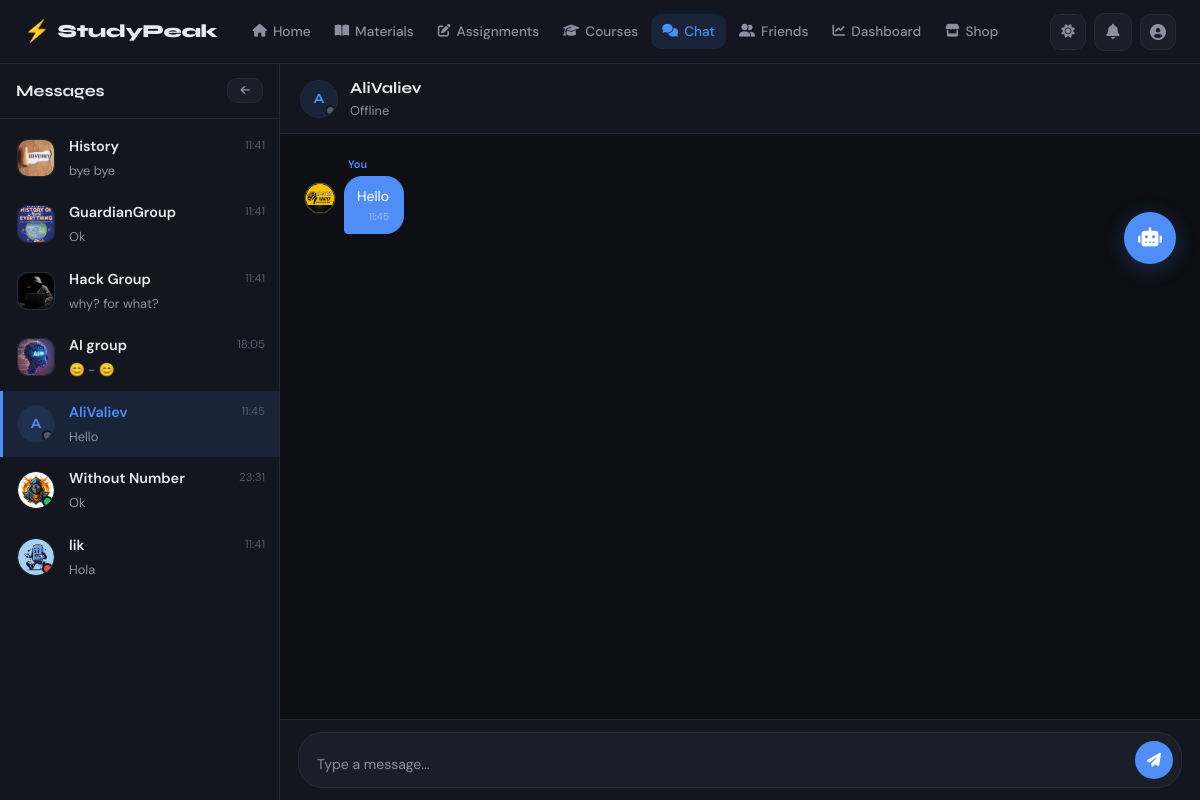
Page /chat/conversations/5/ (signed in) on the committed database.
### chat/models.py (models this page shows, shortened)
class Group(models.Model):
    name = models.CharField(max_length=100)
    description = models.TextField(null=True, blank=True)
    avatar = models.ImageField(upload_to='group_avatars/', null=True, blank=True)
    owner = models.ForeignKey(UserModel, on_delete=models.CASCADE, related_name='owned_groups')
    members = models.ManyToManyField(UserModel, through='GroupMember', related_name='chat_groups')
    is_study_group = models.BooleanField(default=False)
    created_at = models.DateTimeField(auto_now_add=True)

class Message(models.Model):
    conversation = models.ForeignKey(Conversation, on_delete=models.CASCADE, null=True, blank=True, related_name='messages')
    group = models.ForeignKey(Group, on_delete=models.CASCADE, null=True, blank=True, related_name='messages')
    sender = models.ForeignKey(UserModel, on_delete=models.CASCADE, related_name='messages')
    content = models.TextField()
    is_pinned = models.BooleanField(default=False)
    is_deleted = models.BooleanField(default=False)
    deleted_at = models.DateTimeField(null=True, blank=True)
    created_at = models.DateTimeField(auto_now_add=True)

class Conversation(models.Model):
    participants = models.ManyToManyField(UserModel, related_name='conversations')
    created_at = models.DateTimeField(auto_now_add=True)

### accounts/models.py (models this page shows, shortened)
class UserModel(AbstractUser):
    STUDENT = 'student'
    TEACHER = 'teacher'
    ADMIN = 'admin'
    ROLE_CHOICES = [
        (STUDENT, 'Student'),
        (TEACHER, 'Teacher'),
        (ADMIN, 'Admin'),
    ]
    email = models.EmailField(unique=True)
    role = models.CharField(max_length=10, choices=ROLE_CHOICES, default=STUDENT)
    is_verified = models.BooleanField(default=False)
    otp_code = models.CharField(max_length=6, null=True, blank=True)
    otp_created_at = models.DateTimeField(null=True, blank=True)
    reset_token = models.CharField(max_length=100, null=True, blank=True)
    deleted_at = models.DateTimeField(null=True, blank=True)
    REQUIRED_FIELDS = ['email', 'role']

class Profile(models.Model):
    ACTIVE = 'active'
    BUSY = 'busy'
    AWAY = 'away'
    OFFLINE = 'offline'
    STATUS_CHOICES = [
        (ACTIVE, 'Active'),
        (BUSY, 'Busy'),
        (AWAY, 'Away'),
        (OFFLINE, 'Offline'),
    ]
    user = models.OneToOneField(UserModel, on_delete=models.CASCADE, related_name='profile')
    avatar = models.ImageField(upload_to='avatars/', null=True, blank=True)
    bio = models.TextField(null=True, blank=True)
    status = models.CharField(max_length=10, choices=STATUS_CHOICES, default=OFFLINE)
    phone = models.CharField(max_length=20, null=True, blank=True)
    coins = models.PositiveIntegerField(default=0)
    post_text = models.TextField(null=True, blank=True)
    created_at = models.DateTimeField(auto_now_add=True)
    updated_at = models.DateTimeField(auto_now=True)

### chat/views.py (the view, shortened to what this page needs)
# urls.py: path('conversations/<int:conversation_id>/', ConversationDetailView.as_view(), name='conversation_detail'),
class ConversationDetailView(SessionLoginRequiredMixin, View):
    def get(self, request, conversation_id):
        user = get_current_user(request)
        conversation = get_object_or_404(Conversation, id=conversation_id, participants=user)
        other_user = conversation.participants.exclude(id=user.id).first()
        messages_qs = conversation.messages.filter(is_deleted=False).order_by('created_at')
        sidebar_groups, sidebar_convs = get_chat_sidebar(user)
        friendship = None
        is_friend = False
        if other_user:
            friendship = Friendship.objects.filter(
                sender=user, receiver=other_user, status=Friendship.ACCEPTED
            ).first() or Friendship.objects.filter(
                sender=other_user, receiver=user, status=Friendship.ACCEPTED
            ).first()
            is_friend = bool(friendship)
        return render(request, 'chat/conversation_detail.html', {
            'conversation': conversation,
            'messages': messages_qs,
            'other_user': other_user,
            'is_friend': is_friend,
            'friendship': friendship,
            'sidebar_groups': sidebar_groups,
            'sidebar_convs': sidebar_convs,
            'user': user,
        })

### accounts/permissions.py (called while the page is built)
def get_current_user(request):
    user_id = request.session.get('user_id')
    if not user_id:
        return None
    return UserModel.objects.filter(id=user_id).first()

    def dispatch(self, request, *args, **kwargs):
        if not request.session.get('user_id'):
            messages.error(request, 'Please login first!')
            return redirect('login')
        return super().dispatch(request, *args, **kwargs)

### chat/views.py (called while the page is built)
def get_chat_sidebar(user):
    sidebar_groups = []
    for g in Group.objects.filter(memberships__user=user).order_by('-created_at'):
        last_msg = g.messages.filter(is_deleted=False).order_by('created_at').last()
        sidebar_groups.append({'group': g, 'last_msg': last_msg})
    sidebar_convs = []
    for conv in user.conversations.all().order_by('-created_at'):
        other = conv.participants.exclude(id=user.id).first()
        if other:
            last_msg = conv.messages.filter(is_deleted=False).order_by('created_at').last()
            sidebar_convs.append({'conv': conv, 'other': other, 'last_msg': last_msg})
    return sidebar_groups, sidebar_convs

### templates/chat/conversation_detail.html (shortened to what this page needs)
{% extends 'base.html' %}
{% load static %}
{% block nav_chat %}active{% endblock %}
{% block extra_css %}
<link rel="stylesheet" href="{% static 'css/chat.css' %}">
{% endblock %}
{% block content %}
<div class="chat-page">
    <div class="chat-sidebar">
        <div class="chat-sidebar-header">
            <h2 class="chat-sidebar-title">Messages</h2>
            <a href="{% url 'conversation_list' %}" class="btn btn-secondary btn-sm">
                <i class="fa-solid fa-arrow-left"></i>
            </a>
        </div>
        <div class="chat-sidebar-list">
            {% for item in sidebar_groups %}
            <a href="{% url 'group_detail' item.group.id %}" class="conversation-item">
                <div class="conv-avatar conv-avatar-sm" style="border-radius: 10px;">
                    {% if item.group.avatar %}
                        <img src="{{ item.group.avatar.url }}" alt="{{ item.group.name }}" style="border-radius:10px;">
                    {% else %}
                        <span>{{ item.group.name|first|upper }}</span>
                    {% endif %}
                </div>
                <div class="conv-info">
                    <div class="conv-top">
                        <span class="conv-name">{{ item.group.name }}</span>
                        {% if item.last_msg %}
                        <span class="conv-time">{{ item.last_msg.created_at|date:"H:i" }}</span>
                        {% endif %}
                    </div>
                    <div class="conv-bottom">
                        <p class="conv-preview">
                            {% if item.last_msg %}{{ item.last_msg.content|truncatechars:28 }}{% else %}No messages yet{% endif %}
                        </p>
                    </div>
                </div>
            </a>
            {% endfor %}
            {% for item in sidebar_convs %}
            <a href="{% url 'conversation_detail' item.conv.id %}"
               class="conversation-item {% if item.conv == conversation %}conv-active{% endif %}">
                <div class="conv-avatar conv-avatar-sm">
                    {% if item.other.profile.avatar %}
                        <img src="{{ item.other.profile.avatar.url }}" alt="{{ item.other.username }}">
                    {% else %}
                        <span>{{ item.other.username|first|upper }}</span>
                    {% endif %}
                    <span class="conv-status-dot conv-status-{{ item.other.profile.status|default:'offline' }}"></span>
                </div>
                <div class="conv-info">
                    <div class="conv-top">
                        <span class="conv-name">{{ item.other.username }}</span>
                        {% if item.last_msg %}
                        <span class="conv-time">{{ item.last_msg.created_at|date:"H:i" }}</span>
                        {% endif %}
                    </div>
                    <div class="conv-bottom">
                        <p class="conv-preview">
                            {% if item.last_msg %}{{ item.last_msg.content|truncatechars:28 }}{% else %}No messages yet{% endif %}
                        </p>
                    </div>
                </div>
            </a>
            {% endfor %}
        </div>
    </div>
    <div class="chat-main">
        <div class="chat-header">
            <div class="chat-header-user" id="openUserModal" style="cursor:pointer;">
                {% if other_user %}
                <div class="conv-avatar conv-avatar-sm">
                    {% if other_user.profile.avatar %}
                        <img src="{{ other_user.profile.avatar.url }}" alt="{{ other_user.username }}">
                    {% else %}
                        <span>{{ other_user.username|first|upper }}</span>
                    {% endif %}
                    <span class="conv-status-dot conv-status-{{ other_user.profile.status|default:'offline' }}"></span>
                </div>
                <div>
                    <p class="chat-header-name">{{ other_user.username }}</p>
                    <p class="text-sm text-muted">{{ other_user.profile.get_status_display|default:'Offline' }}</p>
                </div>
                {% endif %}
            </div>
        </div>
        <div class="chat-messages" id="chatMessages">
            {% if messages %}
                {% for message in messages %}
                <div class="tg-msg">
                    <div class="tg-msg-avatar">
                        {% if message.sender.profile.avatar %}
                            <img src="{{ message.sender.profile.avatar.url }}" alt="{{ message.sender.username }}">
                        {% else %}
                            <span>{{ message.sender.username|first|upper }}</span>
                        {% endif %}
                    </div>
                    <div class="tg-msg-body">
                        <p class="tg-msg-sender {% if message.sender == user %}tg-msg-sender-own{% endif %}">
                            {% if message.sender == user %}You{% else %}{{ message.sender.username }}{% endif %}
                        </p>
                        <div class="tg-msg-bubble {% if message.sender == user %}dm-msg-own{% endif %}">
                            <p id="msg-text-{{ message.id }}">{{ message.content }}</p>
                            <span class="tg-msg-time">{{ message.created_at|date:"H:i" }}</span>
                        </div>
                    </div>
                </div>
                {% endfor %}
            {% else %}
            <div class="tg-empty">
                <i class="fa-solid fa-comments"></i>
                <p>Start the conversation!</p>
            </div>
            {% endif %}
        </div>
        <div class="chat-input-area">
            <form method="post" action="{% url 'conversation_detail' conversation.id %}" class="chat-form">
                <textarea
                    name="content"
                    class="chat-input"
                    placeholder="Type a message..."
                    rows="1"
                    id="chatInput"
                    required
                ></textarea>
                <button type="submit" class="chat-send-btn">
                    <i class="fa-solid fa-paper-plane"></i>
                </button>
            </form>
        </div>
    </div>
</div>
{% endblock %}

### static/css/main.css (style rules this page uses)
:root { --bg: #0d0f14; --bg-2: #13161e; --bg-3: #1a1e28; --bg-4: #212636; --border: #252a38; --border-2: #2e3446; --text: #e8eaf0; --text-2: #8b90a0; --text-3: #555b6e; --accent: #4f8ef7; --accent-hover: #3a7be8; --accent-soft: rgba(79, 142, 247, 0.12); --accent-glow: rgba(79, 142, 247, 0.25); --success: #34d399; --success-soft: rgba(52, 211, 153, 0.12); --danger: #f87171; --danger-soft: rgba(248, 113, 113, 0.12); --warning: #fbbf24; --warning-soft: rgba(251, 191, 36, 0.12); --radius: 10px; --radius-lg: 16px; --radius-xl: 20px; --shadow: 0 4px 24px rgba(0,0,0,0.4); --shadow-sm: 0 2px 8px rgba(0,0,0,0.3); --nav-h: 64px; --font-display: 'Syne', sans-serif; --font-body: 'DM Sans', sans-serif; --transition: 0.2s ease; }
*, *::before, *::after { margin: 0; padding: 0; box-sizing: border-box; }
html { scroll-behavior: smooth; }
body { font-family: var(--font-body); background: var(--bg); color: var(--text); min-height: 100vh; line-height: 1.6; transition: background var(--transition), color var(--transition); -webkit-font-smoothing: antialiased; -moz-osx-font-smoothing: grayscale; }
a { color: inherit; text-decoration: none; }
button { cursor: pointer; font-family: var(--font-body); }
img { max-width: 100%; height: auto; display: block; }
input, textarea, select { font-family: var(--font-body); }
.btn { display: inline-flex; align-items: center; gap: 7px; padding: 9px 18px; border-radius: var(--radius); font-family: var(--font-body); font-size: 0.875rem; font-weight: 500; cursor: pointer; border: 1px solid transparent; transition: all var(--transition); white-space: nowrap; line-height: 1; text-decoration: none; user-select: none; }
.btn i { font-size: 0.85em; }
.btn-secondary { background: var(--bg-3); color: var(--text-2); border-color: var(--border); }
.btn-sm { padding: 6px 12px; font-size: 0.8rem; }
.text-sm { font-size: 0.8rem !important; }
.text-muted { color: var(--text-2) !important; }

### rows in the picture
Group: group.avatar (picture), group.name "History", last_msg.created_at "11:41", last_msg.content "bye bye"
Group: group.avatar (picture), group.name "GuardianGroup", last_msg.created_at "11:41", last_msg.content "Ok"
Group: group.avatar (picture), group.name "Hack Group", last_msg.created_at "11:41", last_msg.content "why? for what?"
Group: group.avatar (picture), group.name "AI group", last_msg.created_at "18:05", last_msg.content "😊 - 😊"
Conversation: other.username|first "A", other.username "AliValiev", last_msg.created_at "11:45", last_msg.content "Hello"
Conversation: other.profile.avatar (picture), other.username "Without Number", last_msg.created_at "23:31", last_msg.content "Ok"
Conversation: other.profile.avatar (picture), other.username "lik", last_msg.created_at "11:41", last_msg.content "Hola"
UserModel: username|first "A", username "AliValiev", profile.status "Offline"
Message: sender.profile.avatar (picture), shows "You", content "Hello", created_at "11:45"
